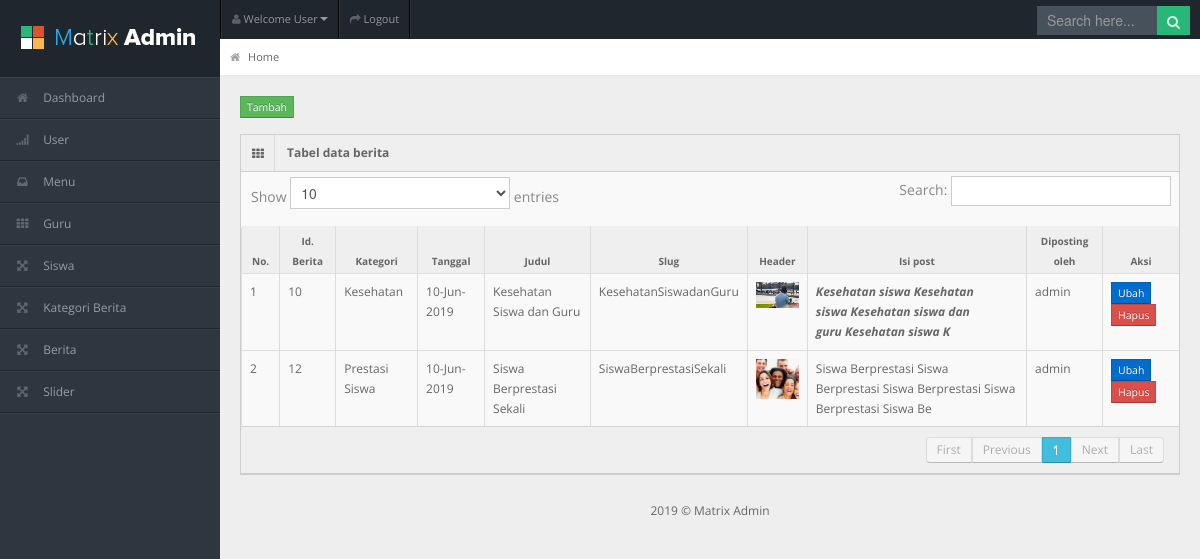
Page /Admin/index.php?page=berita&create=success (signed in) on the committed database.
### tables this page shows
CREATE TABLE `tb_post` (
  `id_post` int(11) NOT NULL,
  `id_kat` int(11) NOT NULL,
  `tgl_post` date NOT NULL,
  `judul` varchar(100) NOT NULL,
  `slug_judul` varchar(200) NOT NULL,
  `header` varchar(20) NOT NULL,
  `isi_post` text NOT NULL,
  `id_user` char(5) NOT NULL
);

CREATE TABLE `tb_kategoripost` (
  `id_kat` int(11) NOT NULL,
  `kategori_post` varchar(30) NOT NULL,
  `slug_katpost` varchar(50) NOT NULL
);

CREATE TABLE `tb_user` (
  `id_user` char(5) NOT NULL,
  `nama_user` varchar(45) NOT NULL,
  `password` varchar(45) NOT NULL
);

### Admin/tabel.php (the view, shortened to what this page needs)
<?php if($_GET['page']=="berita"){ ?>
    <div class="container-fluid">
    <div class="row-fluid">
      <div class="span12">
        <span><a class="btn btn-mini btn-success" href="index.php?page=tambahberita">Tambah</a></span>
        <div class="widget-box">
          <div class="widget-title"> <span class="icon"><i class="icon-th"></i></span>
            <h5>Tabel data berita</h5>
          </div>
          <div class="widget-content nopadding">
            <table class="table table-bordered data-table">
              <thead>
                <tr>
                  <th>No.</th>
                  <th>Id. Berita</th>
                  <th>Kategori</th>
                  <th>Tanggal</th>
                  <th>Judul</th>
                  <th>Slug</th>
                  <th>Header</th>
                  <th>Isi post</th>
                  <th>Diposting oleh</th>
                  <th>Aksi</th>
                </tr>
              </thead>
              <tbody>
              <?php
                $i = 1;
                $sql = mysqli_query($koneksi, "SELECT * FROM tb_post a, tb_kategoripost b, tb_user c
                 WHERE a.id_kat=b.id_kat AND a.id_user=c.id_user");
                while($data = mysqli_fetch_array($sql)){
              ?>
                <tr class="gradeX">
                  <td><?php echo $i ?></td>
                  <td><?php echo $data['id_post'] ?></td>
                  <td><?php echo $data['kategori_post'] ?></td>
                  <td><?php echo date("d-M-Y", strtotime($data['tgl_post'])) ?></td>
                  <td><?php echo $data['judul'] ?></td>
                  <td><?php echo $data['slug_judul'] ?></td>
                  <td><img src="../images/berita/<?php echo $data['header'] ?>" alt="<?php echo $data['header'] ?>" width=50px height=50px></td>
                  <td><?php echo substr($data['isi_post'], 0, 100) ?></td>
                  <td><?php echo $data['nama_user'] ?></td>
                  <td>
                        <a class="btn btn-mini btn-primary" href="index.php?page=ubahberita&id=<?php echo $data['id_post'] ?>">
                        Ubah</a> &nbsp;
                        <a class="btn btn-mini btn-danger" href="crud/berita/delete.php?id=<?php echo $data['id_post'] ?>"
                        onclick="return confirm('Apakah anda yakin?')">Hapus</a>
                  </td>
                </tr>
                <?php $i++; } ?>
              </tbody>
            </table>
          </div>
        </div>
      </div>
    </div>
  </div>
<?php } ?>

### Admin/css/matrix-style.css (style rules this page uses)
* { outline:none !important; -moz-outline: none !important; }
html, body { height:100% }
body { overflow-x: hidden; margin-top: -10px; font-family: 'Open Sans', sans-serif; font-size:12px; color:#666; }
a { color:#666; }
select, textarea, input[type="text"], input[type="password"], input[type="datetime"], input[type="datetime-local"], input[type="date"], input[type="month"], input[type="time"], input[type="week"], input[type="number"], input[type="email"], input[type="url"], input[type="search"], input[type="tel"], input[type="color"], .uneditable-input, .label, .dropdown-menu, .btn, .well, .progress, .table-bordered, .btn-group > .btn:first-child, .btn-group > .btn:last-child, .btn-group > .btn:last-child, .btn-group > .dropdown-toggle, .alert { border-radius:0px; }
.btn, textarea, input[type="text"], input[type="password"], input[type="datetime"], input[type="datetime-local"], input[type="date"], input[type="month"], input[type="time"], input[type="week"], input[type="number"], input[type="email"], input[type="url"], input[type="search"], input[type="tel"], input[type="color"], .uneditable-input { box-shadow:none; }
.progress, .progress-success .bar, .progress .bar-success, .progress-warning .bar, .progress .bar-warning, .progress-danger .bar, .progress .bar-danger, .progress-info .bar, .progress .bar-info, .btn, .btn-primary { background-image:none; }
.container-fluid .row-fluid:first-child { margin-top: 20px; }
.stat-boxes .peity_bar_good, .stat-boxes .peity_line_good, { color: #459D1C; }
.widget-box { background: none repeat scroll 0 0 #F9F9F9; border-left: 1px solid #CDCDCD; border-top: 1px solid #CDCDCD; border-right: 1px solid #CDCDCD; clear: both; margin-top: 16px; margin-bottom: 16px; position: relative; }
.widget-title, .modal-header, .table th, div.dataTables_wrapper .ui-widget-header { background:#efefef; border-bottom: 1px solid #CDCDCD; height: 36px; }
.widget-title span.icon { padding: 9px 10px 7px 11px; float: left; border-right:1px solid #dadada; }
.widget-title h5 { color: #666; float: left; font-size: 12px; font-weight: bold; padding: 12px; line-height: 12px; margin: 0; }
.widget-content { padding:15px; border-bottom: 1px solid #cdcdcd; }
.table th { height: auto; font-size: 10px; padding: 5px 10px 2px; border-bottom: 0; text-align: center; color: #666666; }
.nopadding { padding: 0 !important; }
.nopadding .table { margin-bottom: 0; }
.nopadding .table-bordered { border: 0; }

### Admin/css/matrix-media.css (style rules this page uses)
body { background:#2E363F; }

### rows in the picture
tb_post: id_post "10", id_kat.kategori_post "Kesehatan", tgl_post "10-Jun-2019", judul "Kesehatan Siswa dan Guru", slug_judul "KesehatanSiswadanGuru", header (picture), isi_post "Kesehatan siswa Kesehatan siswa Kesehatan siswa dan guru Kesehatan siswa K", id_user.nama_user "admin"
tb_post: id_post "12", id_kat.kategori_post "Prestasi Siswa", tgl_post "10-Jun-2019", judul "Siswa Berprestasi Sekali", slug_judul "SiswaBerprestasiSekali", header (picture), isi_post "Siswa Berprestasi Siswa Berprestasi Siswa Berprestasi Siswa Berprestasi Siswa Be", id_user.nama_user "admin"

### other values in the picture
date ('Y') "2019"
